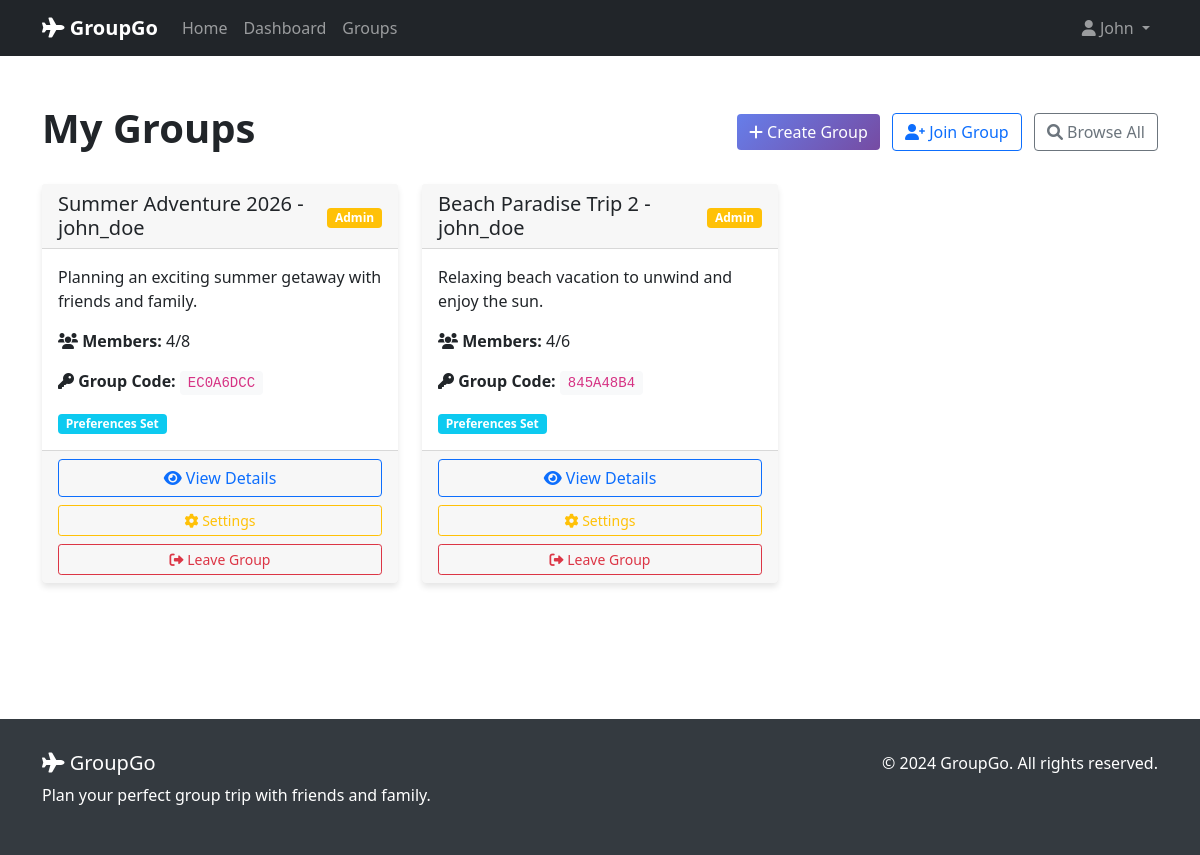
Page /groups/my-groups/ (signed in) on the committed database.
### travel_groups/models.py (models this page shows, shortened)
class GroupMember(models.Model):
    ROLE_CHOICES = [
        ("admin", "Admin"),
        ("member", "Member"),
    ]
    group = models.ForeignKey(
        TravelGroup, on_delete=models.CASCADE, related_name="members"
    )
    user = models.ForeignKey(
        User, on_delete=models.CASCADE, related_name="group_memberships"
    )
    role = models.CharField(max_length=10, choices=ROLE_CHOICES, default="member")
    joined_at = models.DateTimeField(auto_now_add=True)
    has_travel_preferences = models.BooleanField(
        default=False, help_text="Whether the member has added their travel preferences"
    )
    class Meta:
        unique_together = ["group", "user"]
        ordering = ["joined_at"]
        verbose_name = "Group Member"
        verbose_name_plural = "Group Members"

class TravelGroup(models.Model):
    id = models.UUIDField(primary_key=True, default=uuid.uuid4, editable=False)
    name = models.CharField(max_length=200)
    description = models.TextField(blank=True, null=True)
    photo = models.ImageField(
        upload_to="group_photos/",
        blank=True,
        null=True,
        help_text="Optional group photo",
    )
    password = models.CharField(
        max_length=100, default="", help_text="Password required to join the group"
    )
    created_by = models.ForeignKey(
        User, on_delete=models.CASCADE, related_name="created_groups"
    )
    created_at = models.DateTimeField(auto_now_add=True)
    updated_at = models.DateTimeField(auto_now=True)
    is_active = models.BooleanField(default=True)
    max_members = models.PositiveIntegerField(
        default=10, help_text="Maximum number of members allowed in the group"
    )
    class Meta:
        ordering = ["-created_at"]
        verbose_name = "Travel Group"
        verbose_name_plural = "Travel Groups"
    @property
    def member_count(self):
        return self.members.count()
    @property
    def is_full(self):
        return self.member_count >= self.max_members
    def get_unique_identifier(self):
        return str(self.id).replace("-", "")[:8].upper()

### travel_groups/views.py (the view)
# urls.py: path('my-groups/', views.my_groups, name='my_groups'),
@login_required
def my_groups(request):
    user_groups = GroupMember.objects.filter(user=request.user).select_related("group")
    context = {
        "user_groups": user_groups,
    }
    return render(request, "travel_groups/my_groups.html", context)

### travel_groups/templates/travel_groups/my_groups.html (shortened to what this page needs)
{% extends "base.html" %}
{% load static %}
{% block content %}
<div class="container py-5">
    <div class="row">
        <div class="col-12">
            <div class="d-flex justify-content-between align-items-center mb-4">
                <h1 class="fw-bold">My Groups</h1>
                <div>
                    <a href="{% url 'travel_groups:create_group' %}" class="btn btn-primary me-2">
                        <i class="fas fa-plus"></i> Create Group
                    </a>
                    <a href="{% url 'travel_groups:join_group' %}" class="btn btn-outline-primary me-2">
                        <i class="fas fa-user-plus"></i> Join Group
                    </a>
                    <a href="{% url 'travel_groups:group_list' %}" class="btn btn-outline-secondary">
                        <i class="fas fa-search"></i> Browse All
                    </a>
                </div>
            </div>
        </div>
    </div>
    {% if user_groups %}
    <div class="row">
        {% for membership in user_groups %}
        <div class="col-md-6 col-lg-4 mb-4">
            <div class="card h-100">
                <div class="card-header d-flex justify-content-between align-items-center">
                    <h5 class="mb-0">{{ membership.group.name }}</h5>
                    <div>
                        {% if membership.role == 'admin' %}
                            <span class="badge bg-warning">Admin</span>
                        {% else %}
                            <span class="badge bg-secondary">Member</span>
                        {% endif %}
                    </div>
                </div>
                <div class="card-body">
                    <p class="card-text">{{ membership.group.description|truncatewords:15 }}</p>
                    <div class="mb-3">
                        <strong><i class="fas fa-users"></i> Members:</strong>
                        {{ membership.group.member_count }}/{{ membership.group.max_members }}
                    </div>
                    <div class="mb-3">
                        <strong><i class="fas fa-key"></i> Group Code:</strong>
                        <code class="bg-light px-2 py-1 rounded">{{ membership.group.get_unique_identifier }}</code>
                    </div>
                    {% if membership.has_travel_preferences %}
                        <span class="badge bg-info">Preferences Set</span>
                    {% else %}
                        <span class="badge bg-warning">No Preferences</span>
                    {% endif %}
                </div>
                <div class="card-footer">
                    <div class="d-grid gap-2">
                        <a href="{% url 'travel_groups:group_detail' membership.group.id %}" class="btn btn-outline-primary">
                            <i class="fas fa-eye"></i> View Details
                        </a>
                        {% if membership.role == 'admin' %}
                            <a href="{% url 'travel_groups:group_settings' membership.group.id %}" class="btn btn-outline-warning btn-sm">
                                <i class="fas fa-cog"></i> Settings
                            </a>
                        {% endif %}
                        <a href="{% url 'travel_groups:leave_group' membership.group.id %}" class="btn btn-outline-danger btn-sm">
                            <i class="fas fa-sign-out-alt"></i> Leave Group
                        </a>
                    </div>
                </div>
            </div>
        </div>
        {% endfor %}
    </div>
    {% endif %}
</div>
{% endblock %}

### templates/base.html (shortened to what this page needs)
<!DOCTYPE html>
<html lang="en">
<head>
    {% load static %}
    <link href="https://cdn.jsdelivr.net/npm/bootstrap@5.1.3/dist/css/bootstrap.min.css" rel="stylesheet">
    <link href="https://cdnjs.cloudflare.com/ajax/libs/font-awesome/6.0.0/css/all.min.css" rel="stylesheet">
</head>
<body>
    <nav class="navbar navbar-expand-lg navbar-dark bg-dark">
        <div class="container">
            <a class="navbar-brand" href="{% url 'accounts:home' %}">
                <i class="fas fa-plane"></i> GroupGo
            </a>
            <div class="collapse navbar-collapse" id="navbarNav">
                <ul class="navbar-nav me-auto">
                    <li class="nav-item">
                        <a class="nav-link" href="{% url 'accounts:home' %}">Home</a>
                    </li>
                    {% if user.is_authenticated %}
                        <li class="nav-item">
                            <a class="nav-link" href="{% url 'accounts:dashboard' %}">Dashboard</a>
                        </li>
                        <li class="nav-item">
                            <a class="nav-link" href="{% url 'travel_groups:group_list' %}">Groups</a>
                        </li>
                    {% endif %}
                </ul>
                <ul class="navbar-nav">
                    {% if user.is_authenticated %}
                        <li class="nav-item dropdown">
                            <a class="nav-link dropdown-toggle" href="#" id="navbarDropdown" role="button" data-bs-toggle="dropdown">
                                <i class="fas fa-user"></i> {{ user.first_name|default:user.username }}
                            </a>
                        </li>
                    {% endif %}
                </ul>
            </div>
        </div>
    </nav>
    <main>
        {% block content %}{% endblock %}
    </main>
    <footer>
        <div class="container">
            <div class="row">
                <div class="col-md-6">
                    <h5><i class="fas fa-plane"></i> GroupGo</h5>
                    <p>Plan your perfect group trip with friends and family.</p>
                </div>
                <div class="col-md-6 text-md-end">
                    <p>&copy; 2024 GroupGo. All rights reserved.</p>
                </div>
            </div>
        </div>
    </footer>
</body>
</html>

### templates/base.html (style rules this page uses)
.navbar-brand { font-weight: bold; }
.card { border: none; box-shadow: 0 4px 6px rgba(0, 0, 0, 0.1); transition: transform 0.3s ease; }
.btn-primary { background: linear-gradient(135deg, #667eea 0%, #764ba2 100%); border: none; }
footer { background-color: #343a40; color: white; padding: 2rem 0; margin-top: 4rem; }

### rows in the picture
GroupMember: group.name "Summer Adventure 2026 - john_doe", role "Admin", group.description "Planning an exciting summer getaway with friends and family.", group.member_count "4", group.max_members "8", group.get_unique_identifier "EC0A6DCC", has_travel_preferences "Preferences Set"
GroupMember: group.name "Beach Paradise Trip 2 - john_doe", role "Admin", group.description "Relaxing beach vacation to unwind and enjoy the sun.", group.member_count "4", group.max_members "6", group.get_unique_identifier "845A48B4", has_travel_preferences "Preferences Set"

### other values in the picture
{{ user.first_name|default:user.username }} "John"
